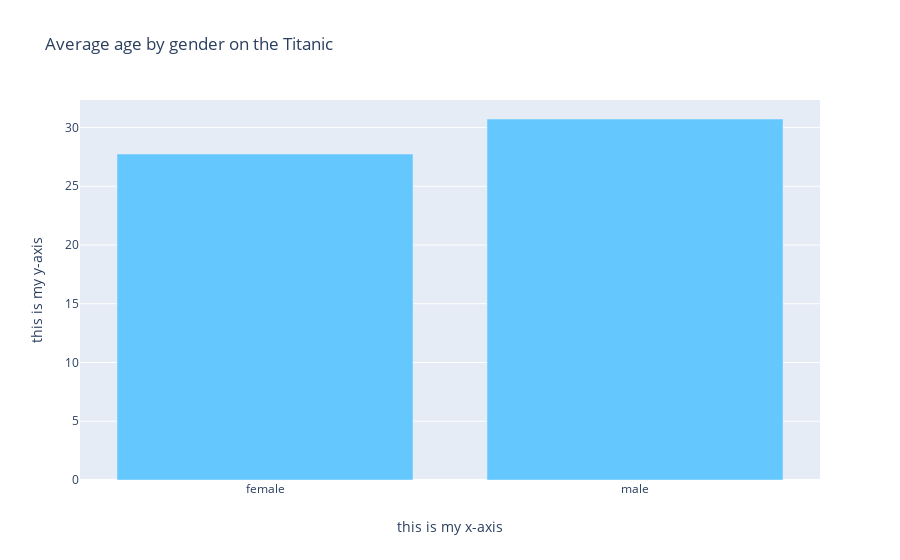

Write notebook code for a chart like this one.
### Code cell
# Let's display that with plotly.

mydata = [go.Bar(x = results.index,
                 y = results.values,
                 marker = dict(color='rgb(100,200,300)'))]

mylayout = go.Layout(title = 'Average age by gender on the Titanic',
                     xaxis = dict(title='this is my x-axis'),
                     yaxis = dict(title='this is my y-axis'))
    
fig = go.Figure(data=mydata, layout=mylayout)
iplot(fig)

### Figure 1 — Plotly figure (JSON) as saved in the notebook; plotly's stock layout.template omitted (floating-point values rounded to 4 significant figures)
{"data": [{"marker": {"color": "rgb(100,200,300)"}, "type": "bar", "x": ["female", "male"], "y": [27.75, 30.73]}], "layout": {"title": {"text": "Average age by gender on the Titanic"}, "xaxis": {"title": {"text": "this is my x-axis"}}, "yaxis": {"title": {"text": "this is my y-axis"}}}}
